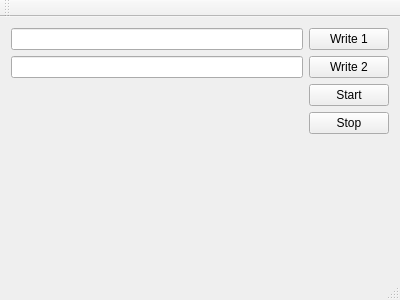
<?xml version="1.0" encoding="UTF-8"?>
<ui version="4.0">
 <class>MainWindow</class>
 <widget class="QMainWindow" name="MainWindow">
  <property name="geometry">
   <rect>
    <x>0</x>
    <y>0</y>
    <width>400</width>
    <height>300</height>
   </rect>
  </property>
  <property name="windowTitle">
   <string>MainWindow</string>
  </property>
  <widget class="QWidget" name="centralWidget">
   <layout class="QGridLayout" name="gridLayout">
    <item row="0" column="0">
     <widget class="QLineEdit" name="lineEdit_1"/>
    </item>
    <item row="1" column="0">
     <widget class="QLineEdit" name="lineEdit_2"/>
    </item>
    <item row="0" column="1">
     <widget class="QPushButton" name="write_1">
      <property name="text">
       <string>Write 1</string>
      </property>
     </widget>
    </item>
    <item row="1" column="1">
     <widget class="QPushButton" name="write_2">
      <property name="text">
       <string>Write 2</string>
      </property>
     </widget>
    </item>
    <item row="2" column="1">
     <widget class="QPushButton" name="start">
      <property name="text">
       <string>Start</string>
      </property>
     </widget>
    </item>
    <item row="3" column="1">
     <widget class="QPushButton" name="stop">
      <property name="text">
       <string>Stop</string>
      </property>
     </widget>
    </item>
    <item row="4" column="0" colspan="2">
     <spacer name="verticalSpacer">
      <property name="orientation">
       <enum>Qt::Vertical</enum>
      </property>
      <property name="sizeHint" stdset="0">
       <size>
        <width>20</width>
        <height>40</height>
       </size>
      </property>
     </spacer>
    </item>
    <item row="2" column="0">
     <widget class="QLabel" name="counter">
      <property name="text">
       <string/>
      </property>
     </widget>
    </item>
    <item row="3" column="0">
     <widget class="QLabel" name="counter2">
      <property name="text">
       <string/>
      </property>
     </widget>
    </item>
   </layout>
  </widget>
  <widget class="QMenuBar" name="menuBar">
   <property name="geometry">
    <rect>
     <x>0</x>
     <y>0</y>
     <width>400</width>
     <height>27</height>
    </rect>
   </property>
  </widget>
  <widget class="QToolBar" name="mainToolBar">
   <attribute name="toolBarArea">
    <enum>TopToolBarArea</enum>
   </attribute>
   <attribute name="toolBarBreak">
    <bool>false</bool>
   </attribute>
  </widget>
  <widget class="QStatusBar" name="statusBar"/>
 </widget>
 <layoutdefault spacing="6" margin="11"/>
 <resources/>
 <connections/>
</ui>
